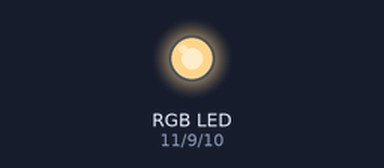
A sketch run on a simulated Arduino Uno, built with avr-gcc and run on an emulated ATmega328P. Shown: an RGB LED mixed from three pins (HIGH = lit).

Above: at 0.1 s.
Timing chart, 0 to 1.6 s (numbered marks = the images above):
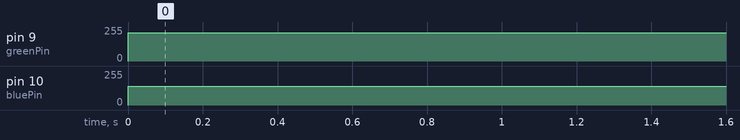

The sketch:

32IV-3_Light.ino
```cpp
int redPin=11;
int greenPin=9;
int bluePin=10;

void setup()
{
  pinMode(redPin, OUTPUT);
  pinMode(greenPin, OUTPUT);
  pinMode(bluePin, OUTPUT);

  digitalWrite(redPin, HIGH);
  digitalWrite(greenPin, HIGH);
  digitalWrite(bluePin, HIGH);
}

void loop()
{
  analogWrite(redPin,255);
  analogWrite(greenPin,213);
  analogWrite(bluePin,139);
}
```

Measured:
- by itself, pin 9 (greenPin): 0/255 → 213/255 at 0.00 s
- by itself, pin 10 (bluePin): 0/255 → 139/255 at 0.00 s
